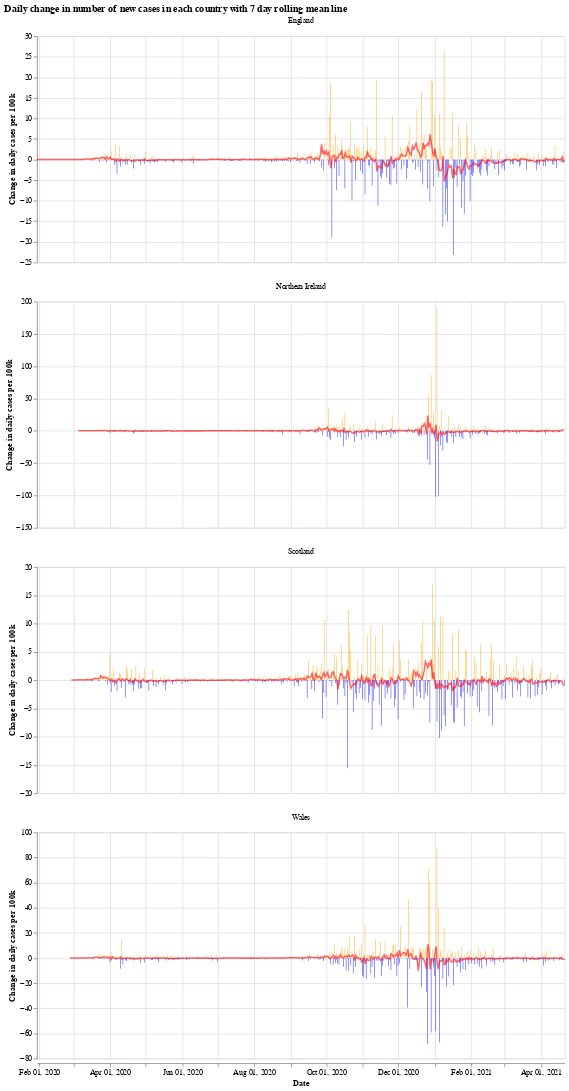

Notebook source saved alongside this figure:
### Markdown cell above
We will use the Python library `Altair` for visualising the data, see the [altair docs](https://altair-viz.github.io/) for more information.

First we have a graph which shows the daily change in the number of new cases for each country. This number jumps up and down all over the place, which is likely due to delay in reporting of new cases over the weekend. Another interesting thing is that it looks like the daily cases in Wales experienced a much shorter period of calm over the summer (calm in the sense of daily cases not jumping up and down).

The orange bars are days when the number of new cases (per 100k population) was more than the previous day, while the blue are days when the number of new cases dropped. The red line is the 7 day moving average. 

When the moving average line is below 0, it means that there is a consistent drop in new cases. We can see this clearly happening around the times that lockdowns were introduced (though, to varying degrees). I will update the graphs soon with a marker of when each lockdown started.

### Code cell
# collapse
import altair as alt

bars = alt.Chart(uk_cases).mark_bar().encode(
    x=alt.X("yearmonthdate(date):T", axis=alt.Axis(title='Date')),
    y=alt.Y("casesChangeRate:Q", axis=alt.Axis(title='Change in daily cases per 100k')),
    tooltip='casesChange',
    color=alt.condition(
        alt.datum.casesChangeRate > 0,
        alt.value("orange"),  # The positive color
        alt.value("blue")  # The negative color
    )
).properties(title='Daily change in number of new cases with 7 day rolling mean',width=700).interactive()

line = alt.Chart(uk_cases).mark_line(
    color='red',
    size=2,
    opacity=0.6
).transform_window(
    rolling_mean='mean(casesChangeRate)',
    frame=[0, 7],
    groupby=['areaName']
).encode(
    x='yearmonthdate(date):T',
    y='rolling_mean:Q'
)

alt.layer(bars, line, data=uk_cases).facet(alt.Column(
    'areaName', title=''), columns=1).resolve_scale(y='independent').properties(title='Daily change in number of new cases in each country with 7 day rolling mean line')

### Figure 1 — Vega-Lite specification as saved in the notebook (floating-point values rounded to 4 significant figures; data arrays with more than 128 entries replaced by an {"elided": "..."} marker saying what was removed)
{"config": {"view": {"continuousWidth": 400, "continuousHeight": 300}}, "data": {"name": "data-f6e4760c50015baca00d1805a38723d3"}, "facet": {"type": "nominal", "field": "areaName", "title": ""}, "spec": {"layer": [{"mark": "bar", "encoding": {"color": {"condition": {"value": "orange", "test": "(datum.casesChangeRate > 0)"}, "value": "blue"}, "tooltip": {"type": "quantitative", "field": "casesChange"}, "x": {"type": "temporal", "axis": {"title": "Date"}, "field": "date", "timeUnit": "yearmonthdate"}, "y": {"type": "quantitative", "axis": {"title": "Change in daily cases per 100k"}, "field": "casesChangeRate"}}, "selection": {"selector001": {"type": "interval", "bind": "scales", "encodings": ["x", "y"]}}, "title": "Daily change in number of new cases with 7 day rolling mean", "width": 700}, {"mark": {"type": "line", "color": "red", "opacity": 0.6, "size": 2}, "encoding": {"x": {"type": "temporal", "field": "date", "timeUnit": "yearmonthdate"}, "y": {"type": "quantitative", "field": "rolling_mean"}}, "transform": [{"window": [{"op": "mean", "field": "casesChangeRate", "as": "rolling_mean"}], "frame": [0, 7], "groupby": ["areaName"]}]}]}, "columns": 1, "resolve": {"scale": {"y": "independent"}}, "title": "Daily change in number of new cases in each country with 7 day rolling mean line", "$schema": "https://vega.github.io/schema/vega-lite/v4.8.1.json", "datasets": {"data-f6e4760c50015baca00d1805a38723d3": {"elided": "1696 records"}}}
